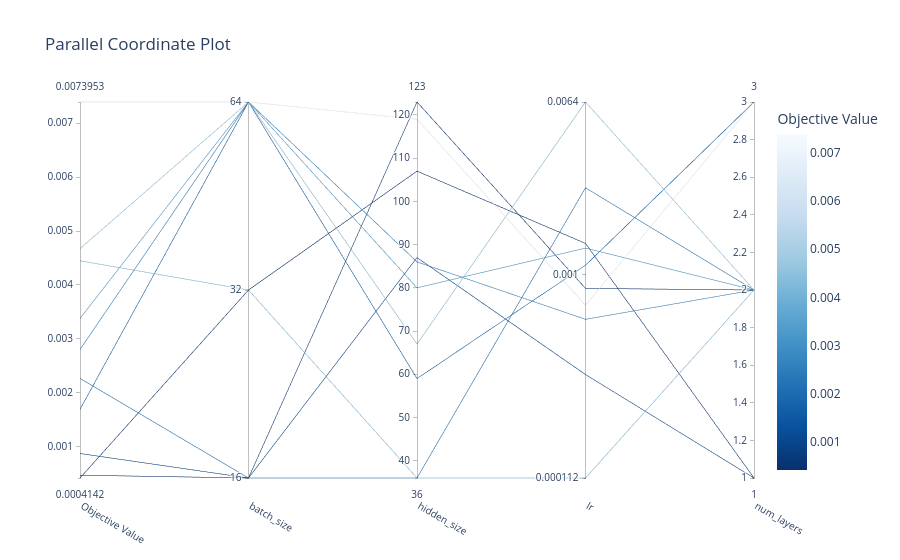

The code cell stored with this chart in its notebook:
### Code cell
vis.plot_parallel_coordinate(study)

### Figure 1 — Plotly figure (JSON) as saved in the notebook; plotly's stock layout.template omitted (floating-point values rounded to 4 significant figures)
{"data": [{"dimensions": [{"label": "Objective Value", "range": [0.0004142, 0.007395], "values": [0.0004667, 0.000869, 0.002263, 0.0004142, 0.004447, 0.003377, 0.0028, 0.007395, 0.004672, 0.001689]}, {"label": "batch_size", "range": [0, 2], "ticktext": ["16", "32", "64"], "tickvals": [0, 1, 2], "values": [0, 0, 0, 1, 1, 2, 2, 2, 2, 2]}, {"label": "hidden_size", "range": [36, 123], "values": [123, 87, 36, 107, 36, 80, 86, 119, 67, 59]}, {"label": "lr", "range": [-3.953, -2.194], "ticktext": ["0.000112", "0.001", "0.0064"], "tickvals": [-3.953, -3, -2.194], "values": [-3.066, -3.469, -2.595, -2.855, -3.953, -2.877, -3.21, -3.144, -2.194, -2.957]}, {"label": "num_layers", "range": [1, 3], "values": [2, 1, 2, 1, 2, 2, 2, 3, 2, 3]}], "labelangle": 30, "labelside": "bottom", "line": {"color": [0.0004667, 0.000869, 0.002263, 0.0004142, 0.004447, 0.003377, 0.0028, 0.007395, 0.004672, 0.001689], "colorbar": {"title": {"text": "Objective Value"}}, "colorscale": [[0, "rgb(247,251,255)"], [0.125, "rgb(222,235,247)"], [0.25, "rgb(198,219,239)"], [0.375, "rgb(158,202,225)"], [0.5, "rgb(107,174,214)"], [0.625, "rgb(66,146,198)"], [0.75, "rgb(33,113,181)"], [0.875, "rgb(8,81,156)"], [1, "rgb(8,48,107)"]], "reversescale": true, "showscale": true}, "type": "parcoords"}], "layout": {"title": {"text": "Parallel Coordinate Plot"}}}
